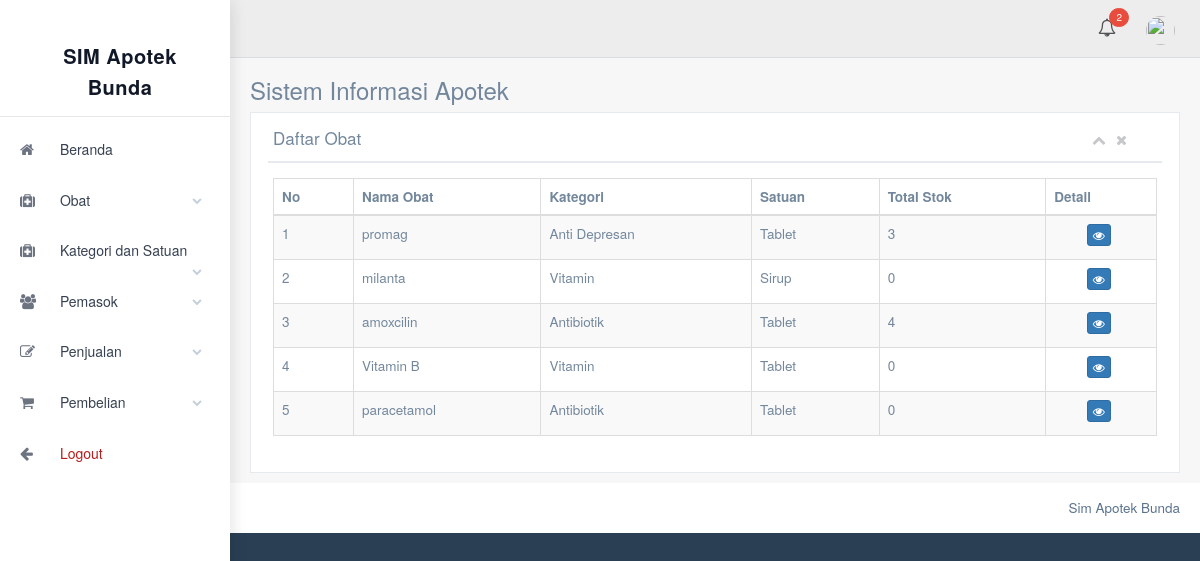
The app's page /index.php/example/table_med with its own data.
### tables this page shows
CREATE TABLE `table_med` (
  `id_obat` int(4) NOT NULL,
  `nama_obat` varchar(30) NOT NULL,
  `unit` varchar(20) NOT NULL,
  `nama_kategori` varchar(30) NOT NULL
);

CREATE TABLE `table_cat` (
  `id_kat` int(3) NOT NULL,
  `nama_kategori` varchar(30) NOT NULL,
  `des_kat` text NOT NULL
);

CREATE TABLE `table_unit` (
  `id_unit` int(2) NOT NULL,
  `unit` varchar(20) NOT NULL
);

### application/libraries/Template.php (called while the page is built, shortened)
<?php
class Template {
    var $CI;
    function __construct() {
        $this->CI = & get_instance();
    }
    function set_parser($parser, $method = NULL) {
        $this->CI->load->library($parser);
    }
    function write_view($region, $view, $data = NULL, $overwrite = FALSE) {
        $content = $this->CI->load->view($view, $data, TRUE);
    }
}

### application/controllers/Example.php (called while the page is built, shortened)
<?php defined('BASEPATH') OR exit('No direct script access allowed');
class Example extends CI_Controller
{
	function __construct()
	{
        $data['nullstock'] = $this->Apotek_data->countstock();
        $data['nullex'] = $this->Apotek_data->countex();
        $this->template->write_view('sidenavs', 'template/default_sidenavs', true);
		$this->template->write_view('navs', 'template/default_topnavs.php', $data, true);
	}
	function table_med()
{
    $data['table_med'] = $this->db
        ->select('
            m.id_obat,
            m.nama_obat,
            k.nama_kategori,
            u.unit,
            COALESCE(SUM(s.stok), 0) AS total_stok
        ')
        ->from('table_med m')
        ->join('table_cat k', 'k.id_kat = m.nama_kategori')
        ->join('table_unit u', 'u.id_unit = m.unit')
        ->join('table_med_stok s', 's.id_obat = m.id_obat', 'left')
        ->group_by('m.id_obat')
        ->get()
        ->result();
    $this->template->write('title', 'Daftar Obat', TRUE);
    $this->template->write('header', 'Sistem Informasi Apotek');
    $this->template->write_view('content', 'tes/table_med', $data, true);
    $this->template->render();
}
}

### index.php (called while the page is built, shortened)
<?php
require_once BASEPATH.'core/CodeIgniter.php';

### application/views/tes/table_med.php (the view, shortened to what this page needs)
<div class="row">
    <div class="col-md-12 col-sm-12 col-xs-12">
        <div class="x_panel">
            <div class="x_title">
                <h2>Daftar Obat</h2>
                <ul class="nav navbar-right panel_toolbox">
                    <li><a class="collapse-link"><i class="fa fa-chevron-up"></i></a></li>
                    <li><a class="close-link"><i class="fa fa-close"></i></a></li>
                </ul>
                <div class="clearfix"></div>
            </div>
            <div class="x_content">
                <table id="datatable-obat" class="table table-striped table-bordered">
                    <thead>
                        <tr>
                            <th style="width:80px;">No</th>
                            <th>Nama Obat</th>
                            <th>Kategori</th>
                            <th>Satuan</th>
                            <th>Total Stok</th>
                            <th>Detail</th>
                        </tr>
                    </thead>
                    <tbody>
                        <?php $sn = 1; ?>
                        <?php foreach($table_med as $m): ?>
                        <tr>
                            <td><?= $sn++; ?></td>
                            <td><?= $m->nama_obat ?></td>
                            <td><?= $m->nama_kategori ?></td>
                            <td><?= $m->unit ?></td>
                            <td><?= $m->total_stok ?></td>
                            <td style="text-align:center;">
                                <a href="<?= base_url('example/detail_obat/'.$m->id_obat) ?>"
                                   class="btn btn-primary btn-xs">
                                    <span class="fa fa-eye"></span>
                                </a>
                            </td>
                        </tr>
                        <?php endforeach; ?>
                    </tbody>
                </table>
            </div>
        </div>
    </div>
</div>

### records on screen
table_med: nama_obat "promag", table_cat.nama_kategori "Anti Depresan", table_unit.unit "Tablet", total_stok "3"
table_med: nama_obat "milanta", table_cat.nama_kategori "Vitamin", table_unit.unit "Sirup", total_stok "0"
table_med: nama_obat "amoxcilin", table_cat.nama_kategori "Antibiotik", table_unit.unit "Tablet", total_stok "4"
table_med: nama_obat "Vitamin B", table_cat.nama_kategori "Vitamin", table_unit.unit "Tablet", total_stok "0"
table_med: nama_obat "paracetamol", table_cat.nama_kategori "Antibiotik", table_unit.unit "Tablet", total_stok "0"

### other values on screen
$nulltol "2"
$header "Sistem Informasi Apotek"
